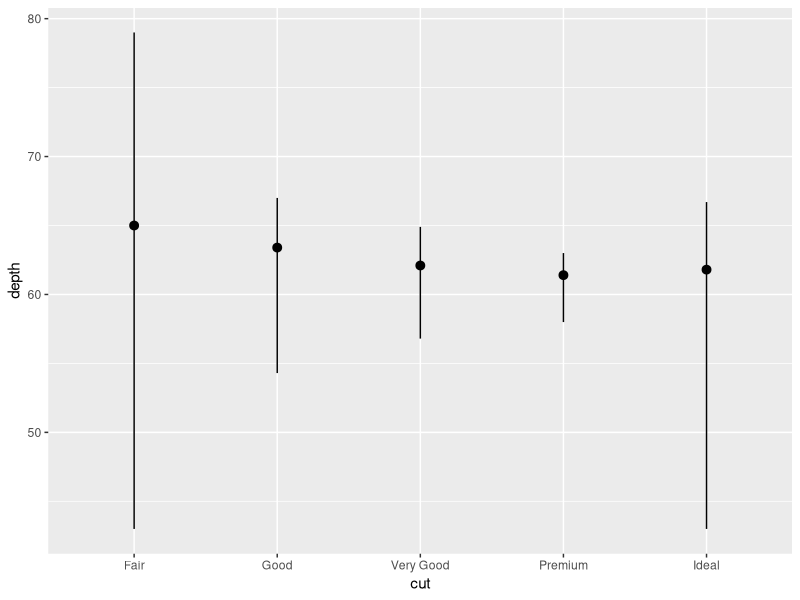
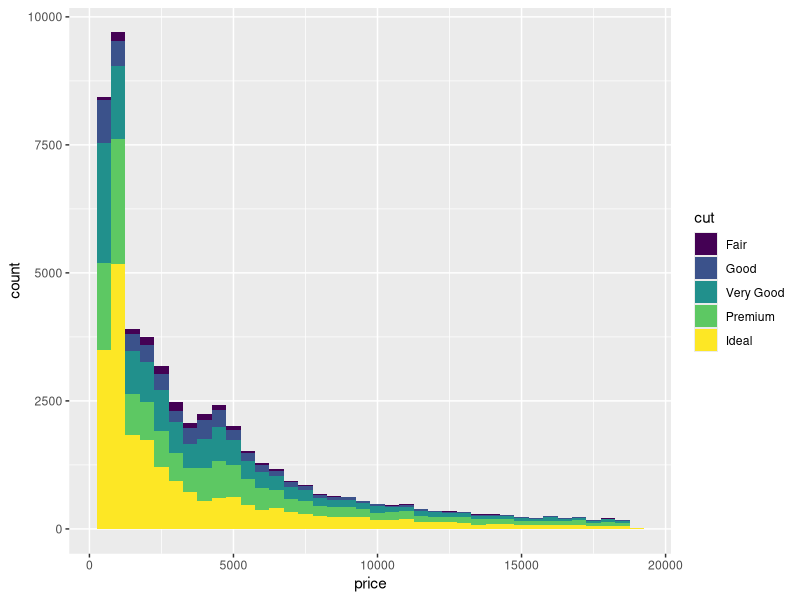
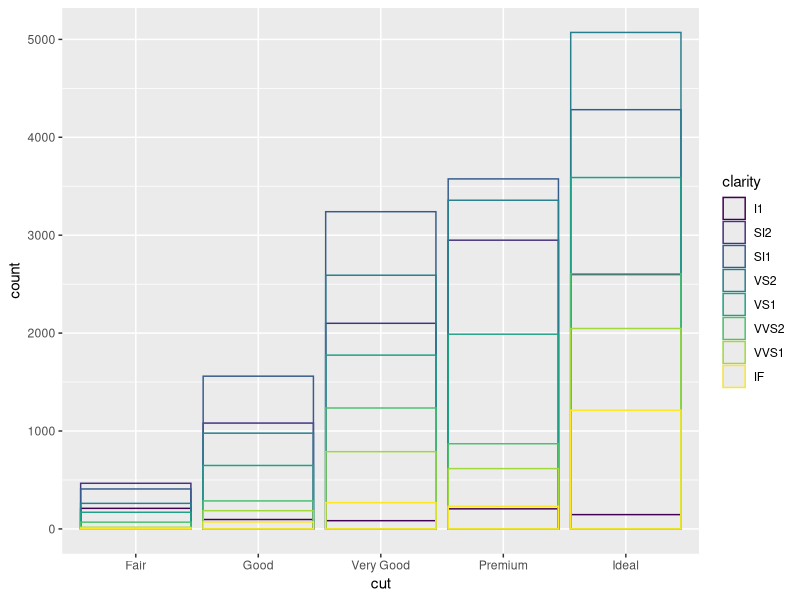
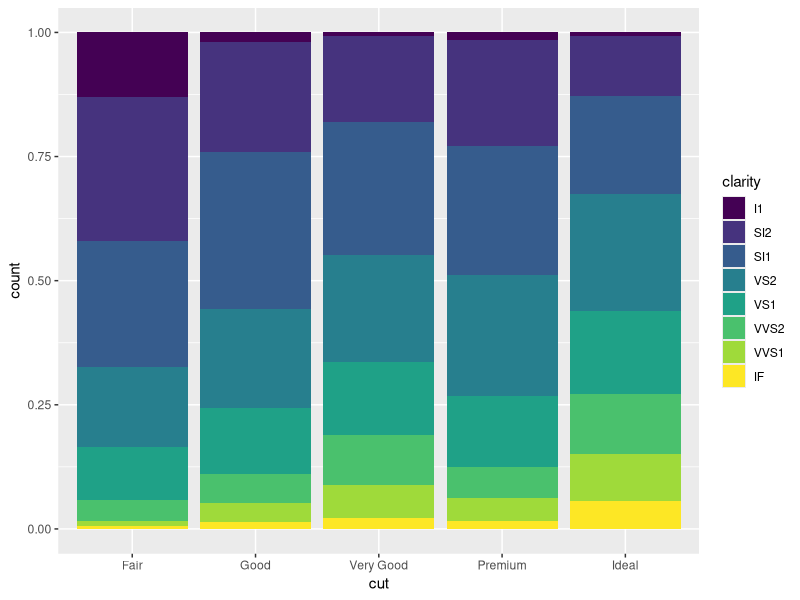
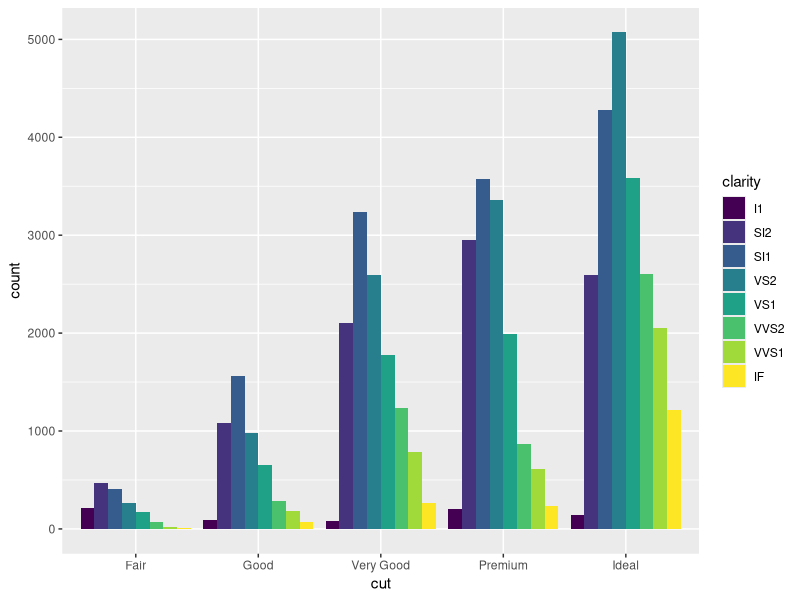
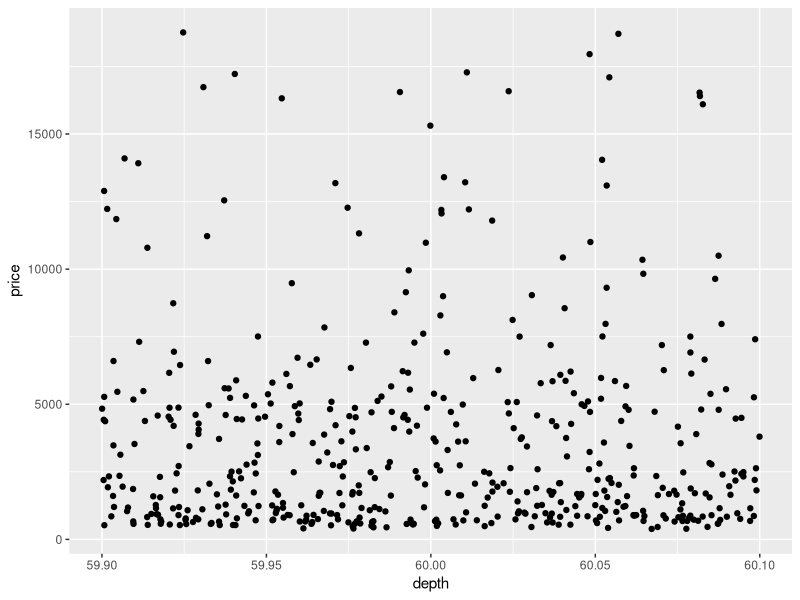
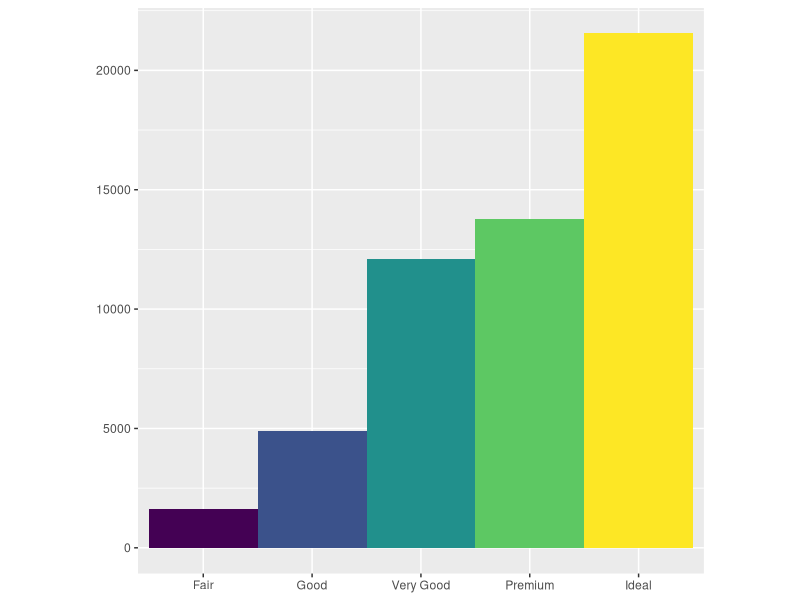
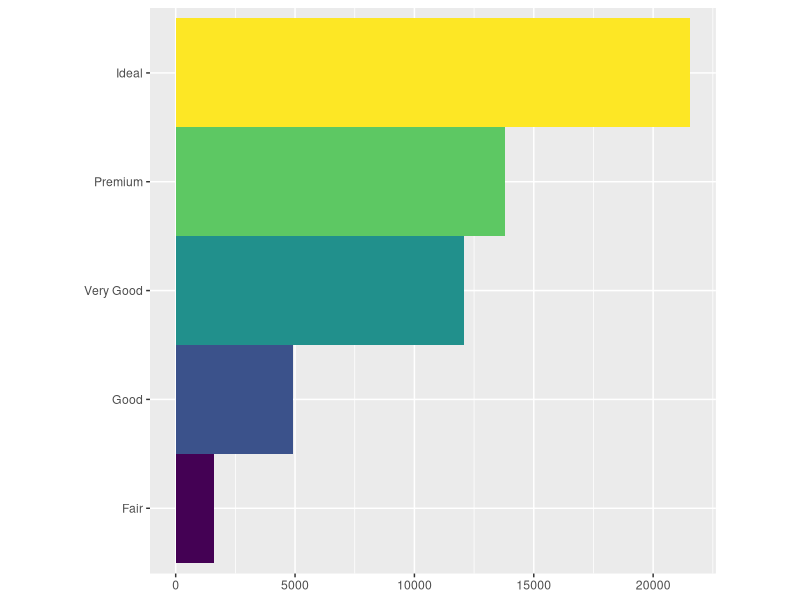

Reproduce these figures in R, in order.
## ---- chunk 1
knitr::opts_chunk$set(echo = TRUE)
require(ggplot2)
require(dplyr)
require(scales)
## ---- chunk 2
ggplot2::diamonds
## ---- chunk 3
ggplot(data = diamonds) +
  stat_summary(
    mapping = aes(x = cut, y = depth),
    fun.ymin = min,
    fun.ymax = max,
    fun.y = median
  )
## ---- chunk 4
ggplot(data = diamonds)+
  geom_histogram(mapping = aes(price, fill = cut), binwidth = 500)
## ---- chunk 5
# Max value is less than default stack position
ggplot(diamonds, mapping = aes(x = cut)) +
  # geom_bar(mapping = aes(fill = clarity), alpha = 2/5, position = "identity")
  geom_bar(mapping = aes(color = clarity), fill = NA, position = "identity")
## ---- chunk 6
base_plot <- ggplot(diamonds, mapping = aes(x = cut))
base_plot + geom_bar(mapping = aes(fill = clarity), position = "fill")
                                    # Easy for proportions comparing
base_plot + geom_bar(mapping = aes(fill = clarity), position = "dodge")
                                    # Separate overlapping objects
## ---- chunk 7
ggplot(diamonds) +
  # geom_point(mapping = aes(x = depth, y = price))
                                    # Many points around depth of 60 overlapped
  # geom_point(data = filter(diamonds, depth == 60), mapping = aes(x = depth, y = price))
                                    # Still hard to see where the mass of data is
  # geom_point(data = filter(diamonds, depth == 60), mapping = aes(x = depth, y = price), position = "jitter")
                                    # Spreads 511 points out making points receive random noises
  geom_jitter(data = filter(diamonds, depth == 60), mapping = aes(x = depth, y = price), width = 0.1)
                                    # Make the total spread to be 0.2 around 60
cat("Filtered Result Rows:", NROW(filter(diamonds, depth == 60)))
## ---- chunk 8
bar <- ggplot(diamonds) +
  geom_bar(
    mapping = aes(x = cut, fill = cut),
    show.legend = FALSE,     # Because x-axis has represented meanings of each bar
    width = 1
  )
bar <- bar + theme(aspect.ratio = 1)   # Set aspect ratio of the panel to the picture
(bar <- bar + labs(x = NULL, y = NULL))
bar + coord_flip()
bar + coord_polar()
## ---- chunk 9
(bar_plot <-
   ggplot(diamonds, mapping = aes(x = "", fill = clarity)) +
   geom_bar(width = 1))
bar_plot + coord_polar(theta = "y")
bar_plot + coord_polar(theta = "x")
## ---- chunk 10
(price_vs_carat <- ggplot(data = diamonds, mapping = aes(x = carat, y = price)) +
  geom_point())
price_vs_carat + 
  scale_x_log10(
    breaks = trans_breaks("log10", function(x)  10 ^ x),
    labels = trans_format("log10", math_format(10 ^ .x))
  ) + 
  scale_y_log10(
    breaks = trans_breaks("log10", function(x)  10 ^ x),
    labels = trans_format("log10", math_format(10 ^ .x))
  ) + geom_smooth(method = "lm")
price_vs_carat + coord_trans(x = "log10", y = "log10")
price_vs_carat + scale_x_log10() + scale_y_log10() + geom_smooth(method = "lm") + coord_polar()
## ---- chunk 11
(
  ggplot(data = diamonds) +
    geom_bar(mapping = aes(x = cut, y = ..count..))
    # geom_bar(mapping = aes(x = cut))  # Implicit Count Computing
    # Error: binwidth is not supported in bar_graph ↓
    # geom_bar(mapping = aes(x = cut), binwidth = 30)
    # stat_count(mapping = aes(x = cut))       # count transformation under the hood
)
## ---- chunk 12
(
  ggplot(diamonds) +
    # geom_bar(mapping = aes(x = cut, y = ..prop..))
    # Groupwise Proportion will make it work on default grouping strategy
    # which is grouped by color variable, in this data case
    geom_bar(mapping = aes(x = cut, y = ..prop.., fill = color))
    # Test if the color variable used as group definition
)
(
  ggplot(diamonds) +
    # disable all grouping strategy, makes ggplot take
    # the whole dataset as one group
    geom_bar(mapping = aes(x = cut, y = ..prop.., group = 1))
)
## ---- chunk 13
(
  ggplot(diamonds) +
    # geom_bar(mapping = aes(x = cut, y = ..count.., fill = clarity), position = "stack")
    geom_bar(mapping = aes(x = cut, y = ..count.., fill = clarity))
    # stack is default position in geom_bar function
)
(
  ggplot(diamonds) +
    geom_bar(mapping = aes(x = cut, y = ..prop.., fill = clarity, group = 1), position = "stack")
    # position does not work in proportion plot
)
## ---- chunk 14
ggplot(diamonds) +
  geom_bar(mapping = aes(x = cut, color = cut)) # Color a bar chart
ggplot(diamonds) +
  geom_bar(mapping = aes(x = cut, fill = cut))  # Fill a bar chart
## ---- chunk 15
(demo_small_table <- tibble::tribble(
  ~cut,         ~freq,
  "Fair",       1000,      # Key in a table should be unique for `identity stat`
  "Good",       2000,
  "Very Good",  3000,
  "Premium",    4000,
  "Ideal",      5000
))
ggplot(data = demo_small_table) +
  geom_bar(mapping = aes(x = cut, y = freq), stat = "identity")
